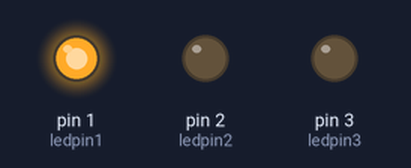
This sketch was run on a simulated Arduino Uno, built with avr-gcc and run on an emulated ATmega328P. Parts: output pins drawn as LEDs (lit = HIGH).

Above: at 0.1 s.
At 1.1 s:
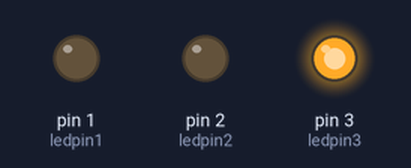
At 2.7 s:
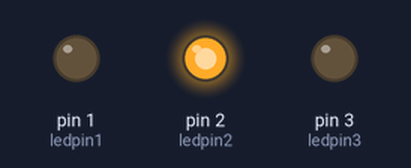
Timing chart, 0 to 3.0 s (numbered marks = the images above):
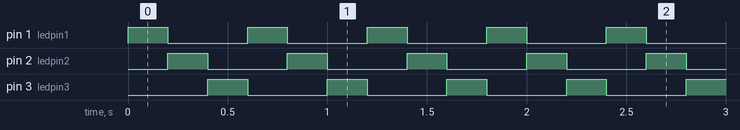

Measured:
- by itself, pin 1 (ledpin1), pin 2 (ledpin2), pin 3 (ledpin3): alternates HIGH for 0.20 s and LOW for 0.40 s
- by itself, everything shown: repeats every 0.60 s, in 3 steps

The sketch:

BlinkArrow.ino
```cpp
int ledpin1 = 1;
int ledpin2 = 2;
int ledpin3 = 3;

void setup()
{
  pinMode(ledpin1, OUTPUT);
  pinMode(ledpin2, OUTPUT);
  pinMode(ledpin3, OUTPUT);

}

void loop()
{
  digitalWrite(ledpin1, HIGH);
  digitalWrite(ledpin2, LOW);
  digitalWrite(ledpin3, LOW);
  delay(200);
  digitalWrite(ledpin1, LOW);
  digitalWrite(ledpin2, HIGH);
  digitalWrite(ledpin3, LOW);
  delay(200);
  digitalWrite(ledpin1, LOW);
  digitalWrite(ledpin2, LOW);
  digitalWrite(ledpin3, HIGH);
  delay(200);
}
```
